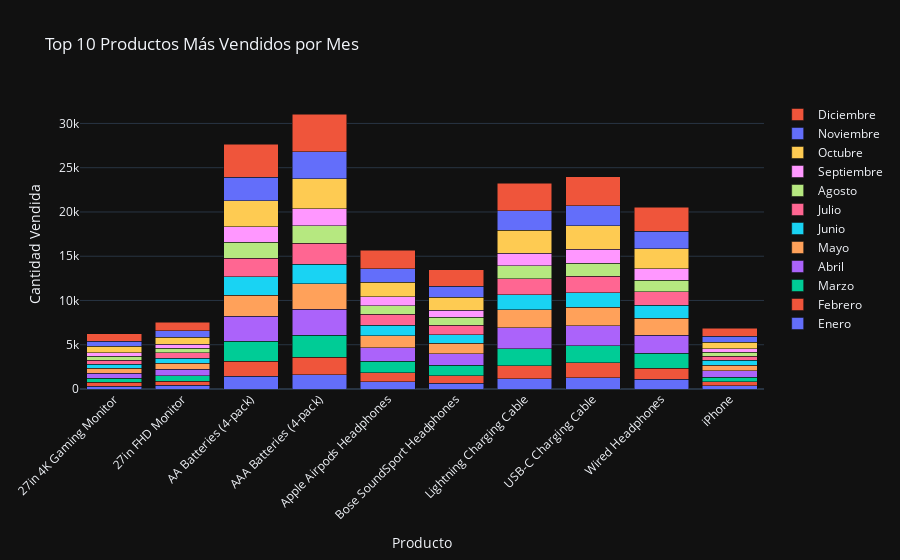

Notebook code cell kept with this figure:
### Code cell
# DataFrame vacío para acumular ventas por mes
ventas_productos_global = pd.DataFrame()

# Iteramos sobre los dataframes mensuales
for mes in meses:
    df_mes = dataframes[mes]
    
    # Agrupamos por producto para obtener la cantidad total pedida por cada producto en el mes
    ventas_producto_mes = df_mes.groupby('Producto')['Cantidad Pedida'].sum().reset_index()
    ventas_producto_mes['Mes'] = mes  # Agregamos la columna de mes
    
    # Acumulamos las ventas de productos de cada mes en un DataFrame global
    ventas_productos_global = pd.concat([ventas_productos_global, ventas_producto_mes], ignore_index=True)

# Agrupamos todos los productos por nombre para obtener el total vendido por producto
ventas_totales_productos = ventas_productos_global.groupby('Producto')['Cantidad Pedida'].sum().sort_values(ascending=False)

# Seleccionar los 10 productos más vendidos
top_10_productos = ventas_totales_productos.head(10).index

# Filtrar el DataFrame global para los 10 productos más vendidos
ventas_productos_global_top10 = ventas_productos_global[ventas_productos_global['Producto'].isin(top_10_productos)]

# Crear la figura del gráfico
fig = go.Figure()

# Añadir una barra para cada mes
for mes in meses:
    ventas_mes = ventas_productos_global_top10[ventas_productos_global_top10['Mes'] == mes]
    fig.add_trace(go.Bar(
        x=ventas_mes['Producto'],
        y=ventas_mes['Cantidad Pedida'],
        name=mes
    ))

# Configurar el diseño del gráfico
fig.update_layout(
    title='Top 10 Productos Más Vendidos por Mes',
    xaxis_title='Producto',
    yaxis_title='Cantidad Vendida',
    barmode='stack',
    xaxis_tickangle=-45,
    template='plotly_dark'
)

# Mostrar el gráfico
fig.show()

### Figure 1 — Plotly figure (JSON) as saved in the notebook; plotly's stock layout.template omitted (floating-point values rounded to 4 significant figures)
{"data": [{"name": "Enero", "type": "bar", "x": ["27in 4K Gaming Monitor", "27in FHD Monitor", "AA Batteries (4-pack)", "AAA Batteries (4-pack)", "Apple Airpods Headphones", "Bose SoundSport Headphones", "Lightning Charging Cable", "USB-C Charging Cable", "Wired Headphones", "iPhone"], "y": [312, 419, 1425, 1596, 814, 659, 1151, 1284, 1081, 379]}, {"name": "Febrero", "type": "bar", "x": ["27in 4K Gaming Monitor", "27in FHD Monitor", "AA Batteries (4-pack)", "AAA Batteries (4-pack)", "Apple Airpods Headphones", "Bose SoundSport Headphones", "Lightning Charging Cable", "USB-C Charging Cable", "Wired Headphones", "iPhone"], "y": [428, 475, 1736, 1975, 1013, 844, 1497, 1654, 1282, 439]}, {"name": "Marzo", "type": "bar", "x": ["27in 4K Gaming Monitor", "27in FHD Monitor", "AA Batteries (4-pack)", "AAA Batteries (4-pack)", "Apple Airpods Headphones", "Bose SoundSport Headphones", "Lightning Charging Cable", "USB-C Charging Cable", "Wired Headphones", "iPhone"], "y": [479, 609, 2216, 2478, 1321, 1197, 1875, 1944, 1662, 538]}, {"name": "Abril", "type": "bar", "x": ["27in 4K Gaming Monitor", "27in FHD Monitor", "AA Batteries (4-pack)", "AAA Batteries (4-pack)", "Apple Airpods Headphones", "Bose SoundSport Headphones", "Lightning Charging Cable", "USB-C Charging Cable", "Wired Headphones", "iPhone"], "y": [565, 737, 2822, 2936, 1525, 1288, 2371, 2270, 2066, 695]}, {"name": "Mayo", "type": "bar", "x": ["27in 4K Gaming Monitor", "27in FHD Monitor", "AA Batteries (4-pack)", "AAA Batteries (4-pack)", "Apple Airpods Headphones", "Bose SoundSport Headphones", "Lightning Charging Cable", "USB-C Charging Cable", "Wired Headphones", "iPhone"], "y": [542, 688, 2383, 2931, 1359, 1174, 2077, 2069, 1875, 639]}, {"name": "Junio", "type": "bar", "x": ["27in 4K Gaming Monitor", "27in FHD Monitor", "AA Batteries (4-pack)", "AAA Batteries (4-pack)", "Apple Airpods Headphones", "Bose SoundSport Headphones", "Lightning Charging Cable", "USB-C Charging Cable", "Wired Headphones", "iPhone"], "y": [452, 568, 2095, 2160, 1167, 984, 1688, 1676, 1476, 532]}, {"name": "Julio", "type": "bar", "x": ["27in 4K Gaming Monitor", "27in FHD Monitor", "AA Batteries (4-pack)", "AAA Batteries (4-pack)", "Apple Airpods Headphones", "Bose SoundSport Headphones", "Lightning Charging Cable", "USB-C Charging Cable", "Wired Headphones", "iPhone"], "y": [483, 605, 2072, 2366, 1221, 1060, 1812, 1847, 1563, 503]}, {"name": "Agosto", "type": "bar", "x": ["27in 4K Gaming Monitor", "27in FHD Monitor", "AA Batteries (4-pack)", "AAA Batteries (4-pack)", "Apple Airpods Headphones", "Bose SoundSport Headphones", "Lightning Charging Cable", "USB-C Charging Cable", "Wired Headphones", "iPhone"], "y": [439, 492, 1826, 2019, 1010, 880, 1441, 1462, 1290, 438]}, {"name": "Septiembre", "type": "bar", "x": ["27in 4K Gaming Monitor", "27in FHD Monitor", "AA Batteries (4-pack)", "AAA Batteries (4-pack)", "Apple Airpods Headphones", "Bose SoundSport Headphones", "Lightning Charging Cable", "USB-C Charging Cable", "Wired Headphones", "iPhone"], "y": [382, 482, 1773, 1927, 968, 830, 1433, 1594, 1302, 398]}, {"name": "Octubre", "type": "bar", "x": ["27in 4K Gaming Monitor", "27in FHD Monitor", "AA Batteries (4-pack)", "AAA Batteries (4-pack)", "Apple Airpods Headphones", "Bose SoundSport Headphones", "Lightning Charging Cable", "USB-C Charging Cable", "Wired Headphones", "iPhone"], "y": [723, 792, 2939, 3362, 1674, 1465, 2570, 2669, 2274, 716]}, {"name": "Noviembre", "type": "bar", "x": ["27in 4K Gaming Monitor", "27in FHD Monitor", "AA Batteries (4-pack)", "AAA Batteries (4-pack)", "Apple Airpods Headphones", "Bose SoundSport Headphones", "Lightning Charging Cable", "USB-C Charging Cable", "Wired Headphones", "iPhone"], "y": [578, 718, 2630, 3027, 1510, 1251, 2213, 2255, 1938, 664]}, {"name": "Diciembre", "type": "bar", "x": ["27in 4K Gaming Monitor", "27in FHD Monitor", "AA Batteries (4-pack)", "AAA Batteries (4-pack)", "Apple Airpods Headphones", "Bose SoundSport Headphones", "Lightning Charging Cable", "USB-C Charging Cable", "Wired Headphones", "iPhone"], "y": [861, 965, 3718, 4240, 2079, 1825, 3089, 3251, 2748, 908]}], "layout": {"barmode": "stack", "title": {"text": "Top 10 Productos Más Vendidos por Mes"}, "xaxis": {"tickangle": -45, "title": {"text": "Producto"}}, "yaxis": {"title": {"text": "Cantidad Vendida"}}}}
